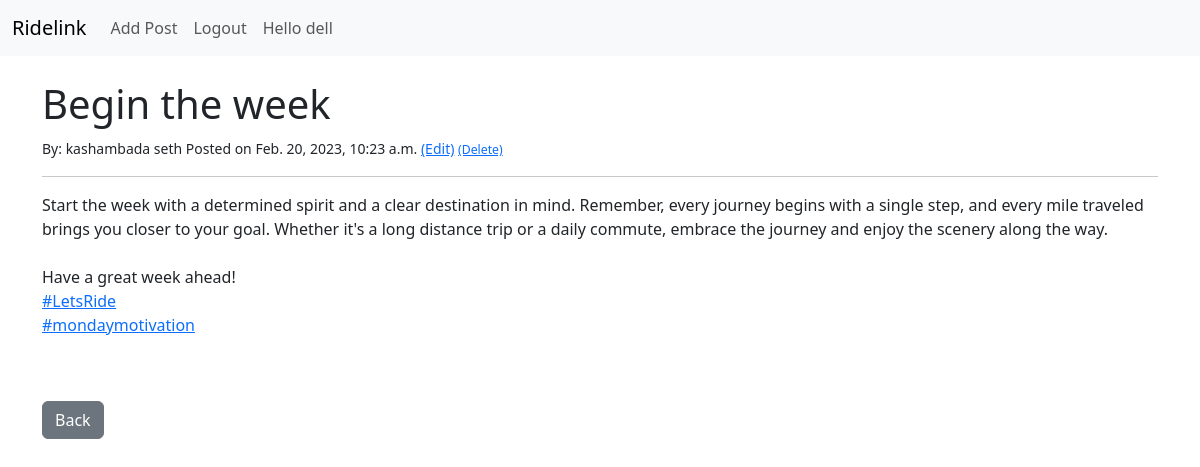
Page /article/9 (signed in) on the committed database.
### blog/models.py (models this page shows, shortened)
class Post(models.Model):
    author = models.ForeignKey(User, on_delete=models.SET_NULL, null=True)
    title = models.CharField(max_length=200)
    header_image = models.ImageField(null=True, blank=True, upload_to="images")
    title_tag = models.CharField(max_length=200, default='Ridelink Series')
    content = RichTextField(blank=True, null=True)
    date_posted = models.DateTimeField(auto_now_add = True)
    class Meta :
        ordering = ['-date_posted']

### blog/views.py (the view)
# urls.py: path('article/<int:pk>',ArticleDetialView.as_view(), name ='article-detail'),
class ArticleDetialView(DetailView):
    model = Post
    template_name = 'blog/article_details.html'

### blog/templates/blog/article_details.html (shortened to what this page needs)
{% extends 'blog/base.html' %}
{% block content %}
    <h1>{{post.title}}</h1>
    <small>By: {{post.author.first_name}} {{post.author.last_name}}  Posted on {{post.date_posted}}
        {% if user.is_authenticated %}
            <a href="{% url 'update-post' post.pk %}">(Edit)</a>
            <a href="{% url 'delete-post' post.pk %}"><small> (Delete) </small></a> </small><br/>
        {% endif %}
    <hr>
    <p>{{post.content|safe}}</p>
    <br><br>
    <a href="{% url 'home' %}" class="btn btn-secondary">Back</a>
{% endblock content %}

### blog/templates/blog/navbar.html (shortened to what this page needs)
<nav class="navbar navbar-expand-lg bg-body-tertiary">
    <div class="container-fluid">
      <a class="navbar-brand" href="{% url 'home' %}">Ridelink</a>
      <div class="collapse navbar-collapse" id="navbarSupportedContent">
            <ul class="navbar-nav me-auto mb-2 mb-lg-0">
                {% if user.is_authenticated %}
                  <li class="nav-item">
                    <a class="nav-link" href="{% url 'add_post' %}">Add Post</a>
                  </li>
                  <li class="nav-item">
                    <a class="nav-link" href="{% url 'logout' %}">Logout</a>
                  </li>
                  <li class="nav-item">
                    <a class="nav-link" href="#"> Hello {{post.author}}</a>
                  </li>
                {% endif %}
            </ul>
      </div>
    </div>
  </nav>

### rows in the picture
Post: author "dell", title "Begin the week", author.first_name "kashambada", author.last_name "seth", date_posted "Feb. 20, 2023, 10:23 a.m.", content "Start the week with a determined spirit and a clear destination in mind. Remember, every journey begins with a single step, and every mile traveled brings you closer to your goal. Whether it's a long distance trip or a daily commute, embrace the journey and enjoy the scenery along the way. Have a great week ahead! #LetsRide #mondaymotivation"
